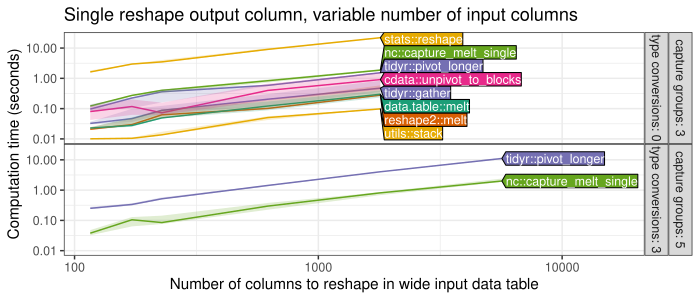

R code for this plot:
source("packages.R")

pkg.color <- c(
  "data.table::melt"="#1B9E77",
  "reshape2::melt"="#D95F02",
  "tidyr::gather"="#7570B3",
  "tidyr::pivot_longer"="#7570B3",
  "cdata::unpivot_to_blocks"="#E7298A",
  "cdata::rowrecs_to_blocks"="#E7298A",
  "nc::capture_melt_single"="#66A61E",
  "stats::reshape"="#E6AB02",
  "utils::stack"="#E6AB02",
  "#A6761D", "#666666")
complex <- readRDS("figure-who-complex-cols-data.rds")
simple <- readRDS("figure-who-cols-data.rds")
who.timings <- rbind(
  data.table("capture groups"=3, "type conversions"=0, simple[, names(complex), with=FALSE]),
  data.table("capture groups"=5, "type conversions"=3, complex))

who.timings[, seconds := time/1e9]
stats.timings <- who.timings[, .(
  median=median(seconds),
  q25=quantile(seconds, 0.25),
  q75=quantile(seconds, 0.75)
), by=.(`capture groups`, `type conversions`, N.col, expr)]

gg <- ggplot()+
  ggtitle("Single reshape output column, variable number of input columns")+
  theme_bw()+
  theme(panel.spacing=grid::unit(0, "lines"))+
  scale_color_manual(values=pkg.color)+
  scale_fill_manual(values=pkg.color)+
  facet_grid(
    `capture groups` + `type conversions` ~ .,
    ##scales="free",
    labeller=label_both)+
  geom_line(aes(
    N.col, median, color=expr),
    data=stats.timings)+
  geom_ribbon(aes(
    N.col, ymin=q25, ymax=q75, fill=expr),
    alpha=0.2,
    data=stats.timings)+
  scale_x_log10(
    "Number of columns to reshape in wide input data table",
    breaks=10^seq(1, 4, by=1),
    limits=c(NA, max(stats.timings$N.col)*3))+
  scale_y_log10("Computation time (seconds)")
dl <- directlabels::direct.label(gg, list(cex=0.75, "last.polygons"))

pdf("figure-who-both-cols.pdf", 7, 3)
print(dl)
dev.off()

png("figure-who-both-cols.png", 7, 3, units="in", res=100)
print(dl)
dev.off()
